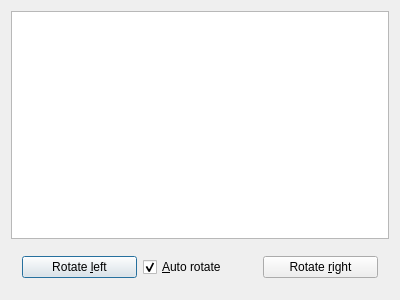
<?xml version="1.0" encoding="UTF-8"?>
<ui version="4.0">
 <class>QtAminoAcidFighterMainDialog</class>
 <widget class="QDialog" name="QtAminoAcidFighterMainDialog">
  <property name="geometry">
   <rect>
    <x>0</x>
    <y>0</y>
    <width>400</width>
    <height>300</height>
   </rect>
  </property>
  <property name="windowIcon">
   <iconset resource="GameAminoAcidFighter.qrc">
    <normaloff>:/images/R.png</normaloff>:/images/R.png</iconset>
  </property>
  <layout class="QVBoxLayout" name="verticalLayout">
   <item>
    <widget class="QGraphicsView" name="graphicsView">
     <property name="interactive">
      <bool>false</bool>
     </property>
    </widget>
   </item>
   <item>
    <widget class="QWidget" name="widget" native="true">
     <layout class="QHBoxLayout" name="horizontalLayout">
      <item>
       <widget class="QPushButton" name="button_left">
        <property name="focusPolicy">
         <enum>Qt::StrongFocus</enum>
        </property>
        <property name="text">
         <string>Rotate &amp;left</string>
        </property>
       </widget>
      </item>
      <item>
       <widget class="QCheckBox" name="check_auto_rotate">
        <property name="focusPolicy">
         <enum>Qt::StrongFocus</enum>
        </property>
        <property name="text">
         <string>&amp;Auto rotate</string>
        </property>
        <property name="checked">
         <bool>true</bool>
        </property>
       </widget>
      </item>
      <item>
       <widget class="QPushButton" name="button_right">
        <property name="focusPolicy">
         <enum>Qt::StrongFocus</enum>
        </property>
        <property name="text">
         <string>Rotate &amp;right</string>
        </property>
       </widget>
      </item>
     </layout>
    </widget>
   </item>
  </layout>
 </widget>
 <layoutdefault spacing="6" margin="11"/>
 <resources>
  <include location="GameAminoAcidFighter.qrc"/>
 </resources>
 <connections/>
</ui>
